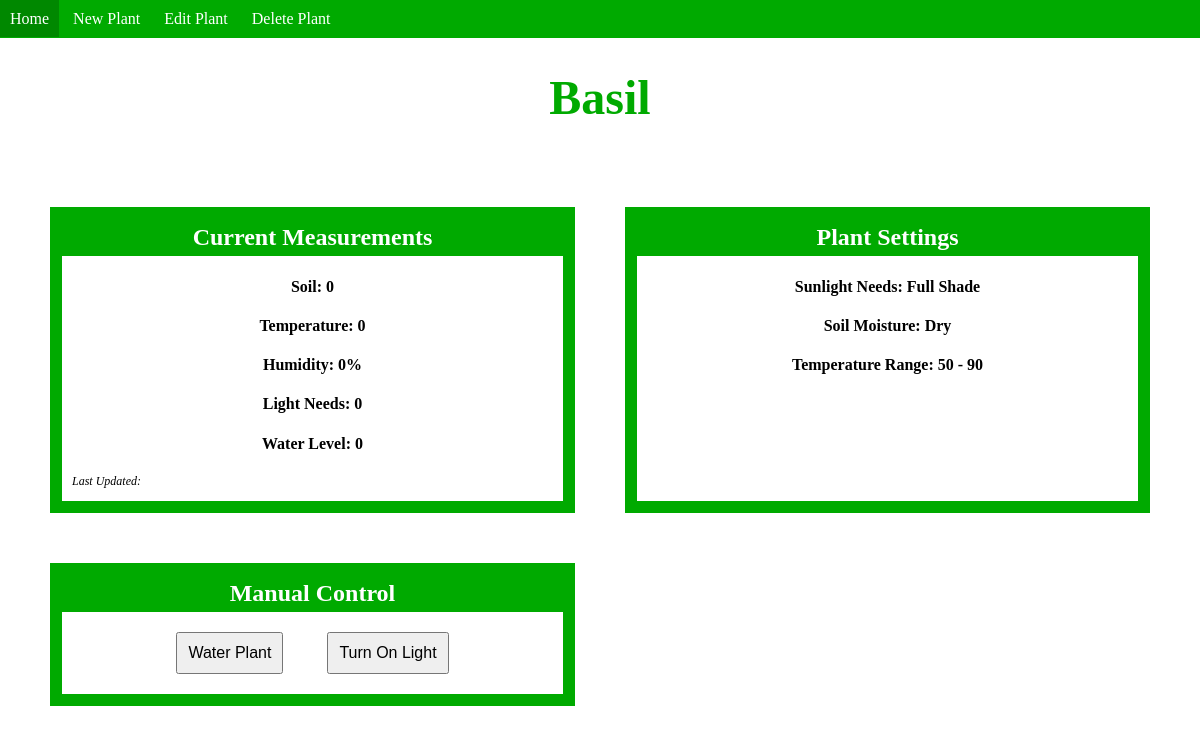
Before: / with the older database file.
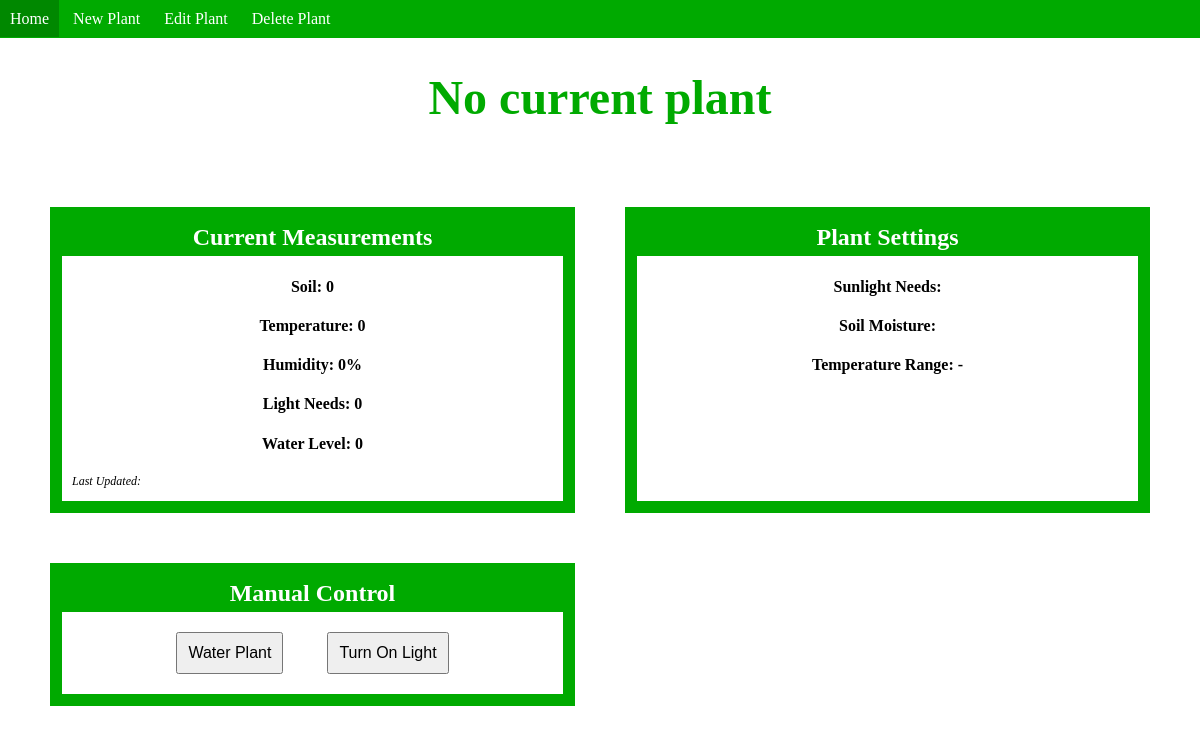
After: the same page with the newer database file.
### tables this page shows
CREATE TABLE Plants(
    plantName VARCHAR(20),
    plantID INT,
    sunlight INT,
    soilMoisture INT,
    lowestTemp INT,
    highestTemp INT,
    active BIT,
    PRIMARY KEY (plantID)
);

### app.py (the view)
@app.route("/")
def home():
    global light_needs, moisture_needs, temperature_low, temperature_high, plant_exists, sun_options, soil_options
    with sqlite3.connect("plantlyfeDB.db") as conn:
        c = conn.cursor()
        c.execute("SELECT * FROM Plants WHERE active=1")
        current_plant = c.fetchone()
        if (current_plant != None):
            plantName = current_plant[0]
            light_needs = current_plant[2]
            moisture_needs = current_plant[3]
            temperature_low = current_plant[4]
            temperature_high = current_plant[5]
            plantInfo = (sun_options[light_needs], soil_options[moisture_needs], temperature_low, temperature_high)
            plantMeasurement = (current_plant[1], soil, temperature, humidity, light_level, water_level)
            plant_exists = True
        else:
            plantName = "No current plant"
            plantInfo = None
            plantMeasurement = (0, soil, temperature, humidity, light_level, water_level)
            plant_exists = False
    return render_template('index.html', plantName=plantName, plantData=plantMeasurement, plantNeeds=plantInfo)

### templates/index.html (shortened to what this page needs)
<!DOCTYPE html>
<head>
</head>
<nav>
    <ul>
        <a href="/"><li>Home</li></a>
        <li><a href="/newplant">New Plant</a></li>
        <li><a href="/editplant">Edit Plant</a></li>
        <li><a href="/deleteplant">Delete Plant</a></li>
    </ul>
</nav>
<body>
    <h1>{{plantName}}</h1>
    <div class="grid_container">
        <div class="grid_item">
            <h2>Current Measurements</h2>
            <h4><b>Soil: </b>{{plantData[1]}}</h4>
            <h4><b>Temperature: </b>{{plantData[2]}}</h4>
            <h4><b>Humidity: </b>{{plantData[3]}}%</h4>
            <h4><b>Light Needs: </b>{{plantData[4]}}</h4>
            <h4><b>Water Level: </b>{{plantData[5]}}</h4>
            <p><i>Last Updated: </i></p>
        </div>
        <div class="grid_item">
            <h2>Plant Settings</h2>
            <h4><b>Sunlight Needs: </b> {{plantNeeds[0]}}</h4>
            <h4><b>Soil Moisture: </b> {{plantNeeds[1]}}</h4>
            <h4><b>Temperature Range: </b> {{plantNeeds[2]}} - {{plantNeeds[3]}}</h4>
        </div>
        <div class="grid_item">
            <h2>Manual Control</h2>
            <button>Water Plant</button>
            <button>Turn On Light</buttom>
        </div>
    </div>
</body>
</html>

### templates/index.html (style rules this page uses)
nav { background-color: #00aa00; color: #FFFFFF; }
ul { list-style-type: none; margin: 0; padding: 10px 0px; }
li { display: inline; padding: 10px; }
a:link, a:visited { text-decoration: none; color: #FFFFFF; }
body { padding: 0; margin: 0; }
h1 { text-align: center; color: #00aa00; font-size: 3.0em; }
.grid_container { display:grid; grid-gap: 50px; padding: 50px; grid-template-columns: repeat(2, 1fr); }
.grid_item { border: 1vw solid #00aa00; text-align: center; }
h2 { background-color: #00aa00; color: #FFFFFF; margin: 0; padding: 5px; }
p { font-size: 0.75em; text-align: left; padding-left: 10px; }
button { padding: 10px; margin: 20px; font-size: 1.0em; }

Changed rows visible on the page:
removed Plants: plantName "Basil"
Other visible differences:
{{ plantName }}: (not shown) → "No current plant"
{{ plantNeeds[0] }}: "Full Shade" → (not shown)
{{ plantNeeds[1] }}: "Dry" → (not shown)
{{ plantNeeds[2] }}: "50" → (not shown)
{{ plantNeeds[3] }}: "90" → (not shown)
